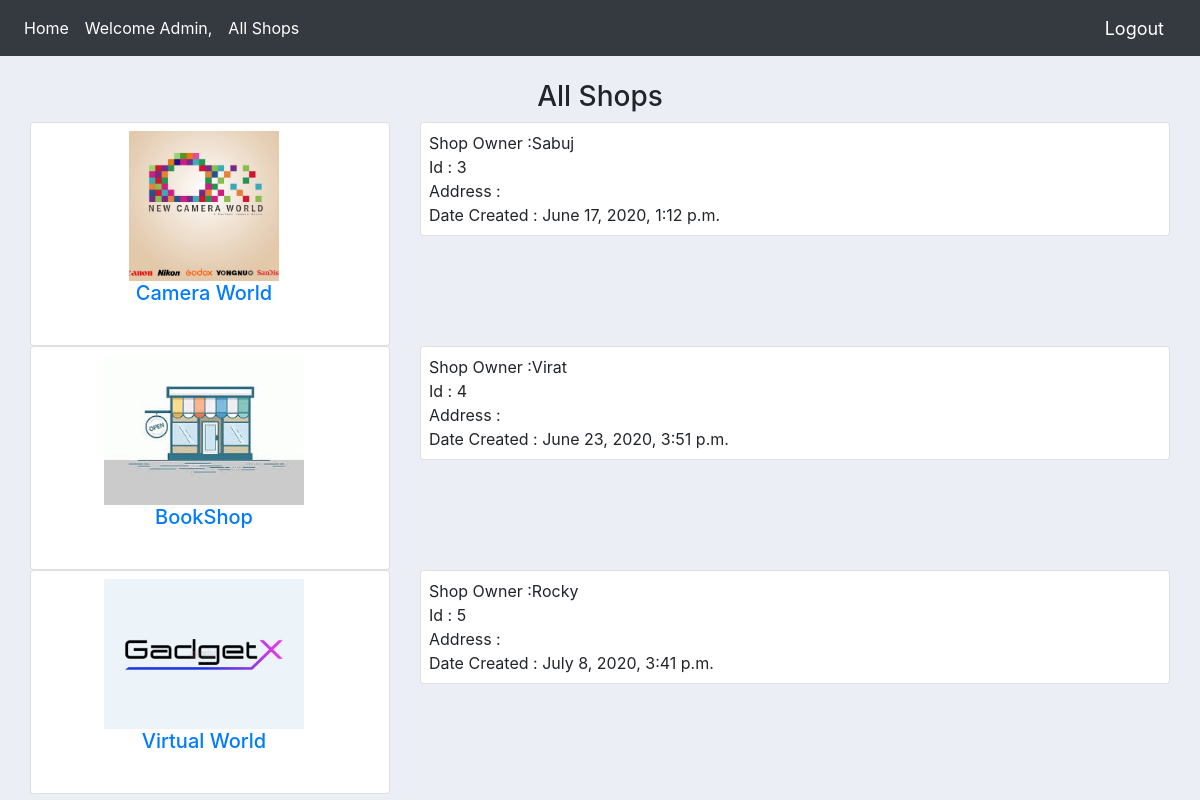
/all_shops/ (signed in), run on the app's committed database.
### ecmsapp/models.py (models this page shows, shortened)
class Shop(models.Model):
    shop_owner = models.ForeignKey(Shop_Owner,null=True,on_delete = models.CASCADE)
    shop_name = models.CharField(max_length=128,null=True)
    shop_id = models.CharField(max_length=128,null=True)
    shop_tag = models.ManyToManyField(Shop_Tag)
    shop_address = models.CharField(max_length=240,null=True)
    date_created = models.DateTimeField(auto_now_add=True)
    shop_picture = models.ImageField(default="shop.jpg",null=True,blank=True)

class Shop_Owner(models.Model):
    user = models.OneToOneField(User,null=True,blank=True,on_delete=models.CASCADE)
    name = models.CharField(max_length=128,null=True)
    phone = models.CharField(max_length=20,null=True)
    email = models.EmailField(max_length=128,null=True)
    prfile_pic = models.ImageField(default="profile1.png",null=True,blank=True)
    date_created = models.DateTimeField(auto_now_add=True)
    def __str__(self):
        return self.name

### ecmsapp/decorators.py (the view)
	def wrapper_function(request, *args, **kwargs):
		group = None
		if request.user.groups.exists():
			group = request.user.groups.all()[0].name
		if group == 'customer':
			id = request.user.customer.id
			return HttpResponseRedirect(reverse('customer', args=(id,)))
		if group == 'admin' or 'admin':
			return view_func(request, *args, **kwargs)
		else:
			return HttpResponse('you are nothing')

### ecmsapp/views.py (called while the page is built)
@login_required(login_url='login')
@admin_only
def all_shops(request):
    shops = Shop.objects.all()
    return render(request,'ecmsapp/all_shops.html',{'shops':shops})

### ecmsapp/templates/ecmsapp/all_shops.html (shortened to what this page needs)
{% extends 'ecmsapp/main.html' %}
{% block content %}
<br>
<h3 class="text-center">All Shops</h3>
<div class="col ">
  <div class="row">
    {% for shop in shops %}
    <div class="col-md-4">
      <div class="card card-body  pt-2 pl-2 pb-2">
            <img class="post-pic" src="{{shop.shop_picture.url}}" alt="">
            <h5 class="text-center"><a href="{% url 'shop' shop.id %}">{{shop.shop_name}}</a></h5><br>
      </div>
    </div>
    <div class="col-md-8">
      <div class="card card-body  pt-2 pl-2 pb-2">
            Shop Owner :{{shop.shop_owner}}<br>
            Id : {{shop.id}}<br>
            Address : {{shop.address}}<br>
            Date Created : {{shop.date_created}}<br>
      </div>
    </div>
    {% endfor %}
  </div>
</div>
{% endblock %}

### static/css/main.css (style rules this page uses)
body { background-color: #ebeff5; }
html, body { height: 100%; width: 100%; margin: 0; padding: 0; }

### ecmsapp/templates/ecmsapp/all_shops.html (style rules this page uses)
.post-pic { max-width: 250px; max-height:150px; margin: 0 auto; }

### data on the page
Shop: shop_picture (picture), shop_name "Camera World", shop_owner "Sabuj", id "3", date_created "June 17, 2020, 1:12 p.m."
Shop: shop_picture (picture), shop_name "BookShop", shop_owner "Virat", id "4", date_created "June 23, 2020, 3:51 p.m."
Shop: shop_picture (picture), shop_name "Virtual World", shop_owner "Rocky", id "5", date_created "July 8, 2020, 3:41 p.m."
